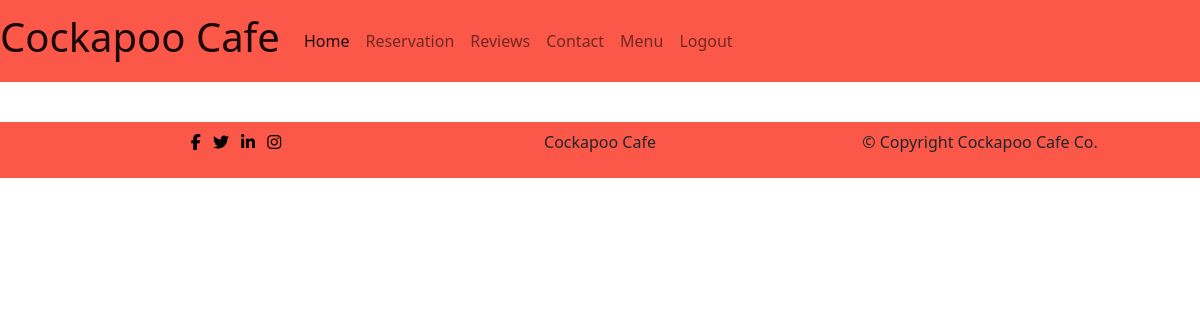
The app's page /review/manage_review/ (signed in), older data.
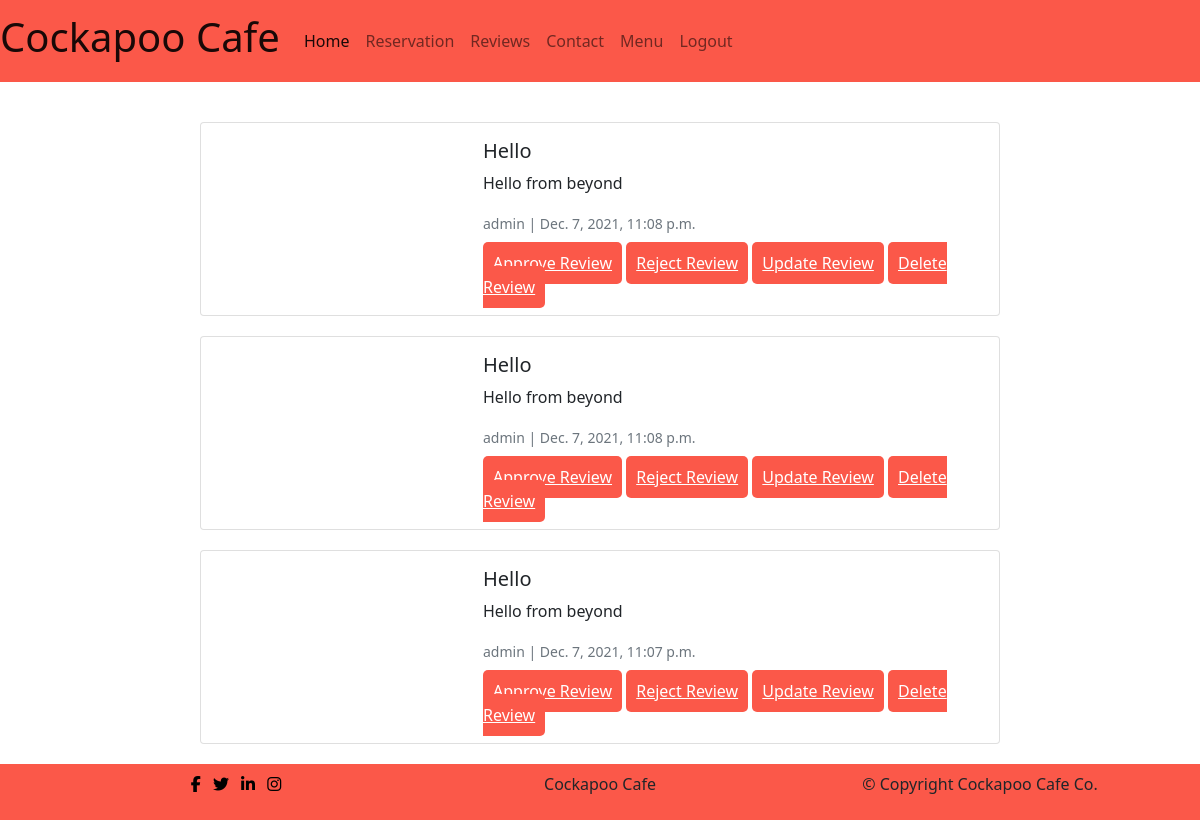
The same page, newer data.
### review/models.py (models this page shows, shortened)
class Review(models.Model):
    author = models.ForeignKey(
        User, on_delete=models.CASCADE, related_name="User"
    )
    title = models.CharField(max_length=200, default='no_title', null=True, blank=True)
    body = models.TextField()
    image = CloudinaryField('image', default='review_placeholder')
    created_on = models.DateTimeField(auto_now_add=True)
    updated_on = models.DateTimeField(auto_now=True)
    status = models.IntegerField(choices=STATUS, default=0)
    approved = models.BooleanField(default=False)
    class Meta:
        ordering = ["created_on"]

### review/views.py (the view, shortened to what this page needs)
# urls.py: path('manage_review/', views.ManageReviewList.as_view(), name="manage_review"),
class ManageReviewList(generic.ListView):
    model = Review
    queryset = Review.objects.filter(status=0).order_by('-created_on')
    template_name = 'review/manage_reviews.html'

### review/templates/review/manage_reviews.html (shortened to what this page needs)
{% extends 'base.html' %}
{% load static%}
{% load crispy_forms_tags %}
{% block content %}
{% for review in review_list %}
{% if request.user.is_superuser %}
      <div class="card mb-0 col-8 review">
        <div class="row g-0">
          <div class="col-md-4">
          </div>
          <div class="col-md-8">
            <div class="card-body">
              <h5 class="card-title">{{ review.title }}</h5>
              <p class="card-text">{{ review.body }}</p>
              <p class="card-text"><small class="text-muted">{{ review.author }} | {{ review.created_on }}</small></p>
              <a href="manage_review/ review_id" class="menu-btn">Approve Review</a>
              <a class="menu-btn">Reject Review</a>
              <a class="menu-btn">Update Review</a>
              <a class="menu-btn">Delete Review</a>
            </div>
          </div>
        </div>
      </div>
{% endif %}
{% endfor %}
{% endblock %}

Row changes from the older to the newer data that the page shows:
added Review: title "Hello", body "Hello from beyond", author "admin", created_on "Dec. 7, 2021, 11:08 p.m."
added Review: title "Hello", body "Hello from beyond", author "admin", created_on "Dec. 7, 2021, 11:08 p.m."
added Review: title "Hello", body "Hello from beyond", author "admin", created_on "Dec. 7, 2021, 11:07 p.m."
